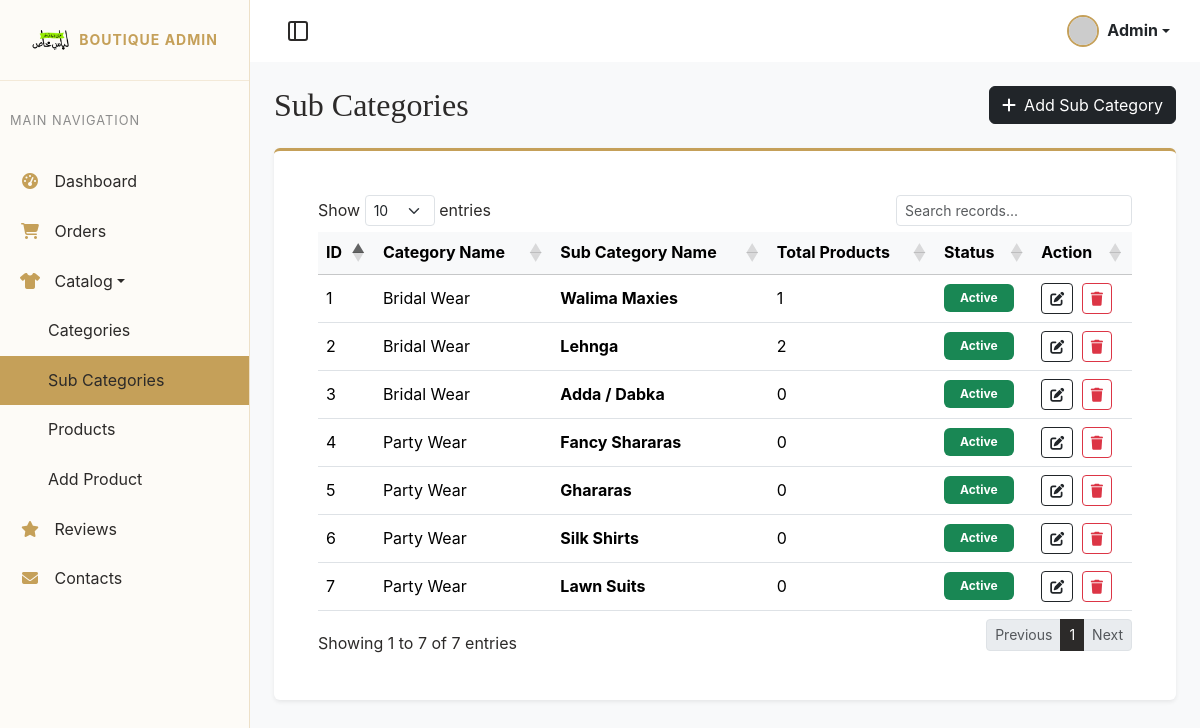
The app's page /admin/sub-categories.php (signed in) with its own data.
### tables this page shows
CREATE TABLE `sub_categories` (
  `id` int NOT NULL,
  `category_id` int NOT NULL,
  `name` varchar(255) NOT NULL,
  `status` tinyint(1) NOT NULL DEFAULT '1',
  `created_at` timestamp NOT NULL DEFAULT CURRENT_TIMESTAMP
);

CREATE TABLE `categories` (
  `id` int NOT NULL,
  `name` varchar(255) NOT NULL,
  `image` varchar(255) DEFAULT NULL,
  `status` tinyint(1) NOT NULL DEFAULT '1',
  `created_at` timestamp NOT NULL DEFAULT CURRENT_TIMESTAMP
);

### admin/sub-categories.php (the view, shortened to what this page needs)
<?php
    require_once ('inc/admin-top.php');
?>
<body>
    <?php
        require_once ('inc/admin-sidebar.php');
    ?>
    <div class="admin-content">
        <?php
        require_once ('inc/admin-topbar.php');
        ?>
        <div class="container-fluid p-4">
            <div class="d-flex justify-content-between align-items-center mb-4">
                <h2 class="font-heading mb-0">Sub Categories</h2>
                <button class="btn btn-dark font-body" data-bs-toggle="modal" data-bs-target="#addSubCategoryModal"><i class="fas fa-plus me-2"></i>Add Sub Category</button>
            </div>
            <div class="bg-white p-4 rounded shadow-sm border-top border-3 border-gold">
                <div class="table-responsive">
                    <table class="table table-hover font-body align-middle datatable w-100">
                        <thead class="table-light">
                            <tr>
                                <th>ID</th>
                                <th>Category Name</th>
                                <th>Sub Category Name</th>
                                <th>Total Products</th>
                                <th>Status</th>
                                <th>Action</th>
                            </tr>
                        </thead>
                        <tbody>
                            <?php
                            $result = $conn->query("SELECT s.*, c.name as category_name, (SELECT COUNT(*) FROM products p WHERE p.sub_category_id = s.id) as product_count FROM sub_categories s LEFT JOIN categories c ON s.category_id = c.id ORDER BY s.id DESC");
                            if ($result && $result->num_rows > 0) {
                                while($row = $result->fetch_assoc()) {
                                    echo '<tr>';
                                    echo '<td>'.$row['id'].'</td>';
                                    echo '<td>'.htmlspecialchars($row['category_name']).'</td>';
                                    echo '<td><strong>'.htmlspecialchars($row['name']).'</strong></td>';
                                    echo '<td>'.$row['product_count'].'</td>';
                                    $status_text = ($row['status'] == 1) ? 'Active' : 'Inactive';
                                    $badge_class = ($row['status'] == 1) ? 'bg-success' : 'bg-secondary';
                                    echo '<td><a href="javascript:void(0)" class="text-decoration-none toggle-status-btn" data-id="'.$row['id'].'" title="Click to Toggle Status"><span class="badge '.$badge_class.' px-3 py-2 status-badge">'.$status_text.'</span></a></td>';
                                    echo '<td>
                                        <button class="btn btn-sm btn-outline-dark me-1 edit-btn" data-id="'.$row['id'].'" data-name="'.htmlspecialchars($row['name']).'" data-category_id="'.$row['category_id'].'" data-status="'.$row['status'].'" data-bs-toggle="modal" data-bs-target="#editSubCategoryModal"><i class="fas fa-edit"></i></button>
                                        <a href="javascript:void(0)" data-url="sub-categories.php?delete_id='.$row['id'].'" class="btn btn-sm btn-outline-danger delete-subcat-btn"><i class="fas fa-trash"></i></a>
                                    </td>';
                                    echo '</tr>';
                                }
                            }
                            ?>
                        </tbody>
                    </table>
                </div>
            </div>
        </div>
    </div>
</body>
</html>

### css/admin.css (style rules this page uses)
body { background-color: #f8f9fa; }
.admin-content { width: calc(100% - 250px); margin-left: 250px; min-height: 100vh; transition: var(--transition-fast); }
.table-responsive { background: var(--color-white); padding: 20px; border-radius: 10px; box-shadow: var(--shadow-sm); }

### css/style.css (style rules this page uses)
:root { --color-ivory: #FDFBF7; --color-nude: #E6D5C3; --color-blush: #FADADD; --color-gold: #C5A059; --color-gold-hover: #A88645; --color-warm-gray: #8C8C8C; --color-dark: #2C2A29; --color-white: #FFFFFF; --color-accent-green: #96ed01; --font-heading: 'Cormorant Garamond', serif; --font-body: 'Inter', sans-serif; --transition-fast: 0.2s ease-in-out; --transition-smooth: 0.4s cubic-bezier(0.25, 0.46, 0.45, 0.94); --shadow-subtle: 0 4px 20px rgba(44, 42, 41, 0.05); --shadow-hover: 0 10px 30px rgba(44, 42, 41, 0.1); --border-gold: 1px solid rgba(197, 160, 89, 0.3); }
body { font-family: var(--font-body); background-color: var(--color-ivory); color: var(--color-dark); line-height: 1.6; -webkit-font-smoothing: antialiased; -moz-osx-font-smoothing: grayscale; }
h1, h2, h3, h4, h5, h6 { font-family: var(--font-heading); font-weight: 500; margin-bottom: 1rem; color: var(--color-dark); }
a { color: var(--color-dark); text-decoration: none; transition: color var(--transition-fast); }
.border-gold { border-color: var(--color-gold) !important; }
.font-heading { font-family: var(--font-heading) !important; }
.font-body { font-family: var(--font-body) !important; }

### records on screen
sub_categories: id "7", category.name "Party Wear", name "Lawn Suits", product_count "0", status "Active"
sub_categories: id "6", category.name "Party Wear", name "Silk Shirts", product_count "0", status "Active"
sub_categories: id "5", category.name "Party Wear", name "Ghararas", product_count "0", status "Active"
sub_categories: id "4", category.name "Party Wear", name "Fancy Shararas", product_count "0", status "Active"
sub_categories: id "3", category.name "Bridal Wear", name "Adda / Dabka", product_count "0", status "Active"
sub_categories: id "2", category.name "Bridal Wear", name "Lehnga", product_count "2", status "Active"
sub_categories: id "1", category.name "Bridal Wear", name "Walima Maxies", product_count "1", status "Active"
